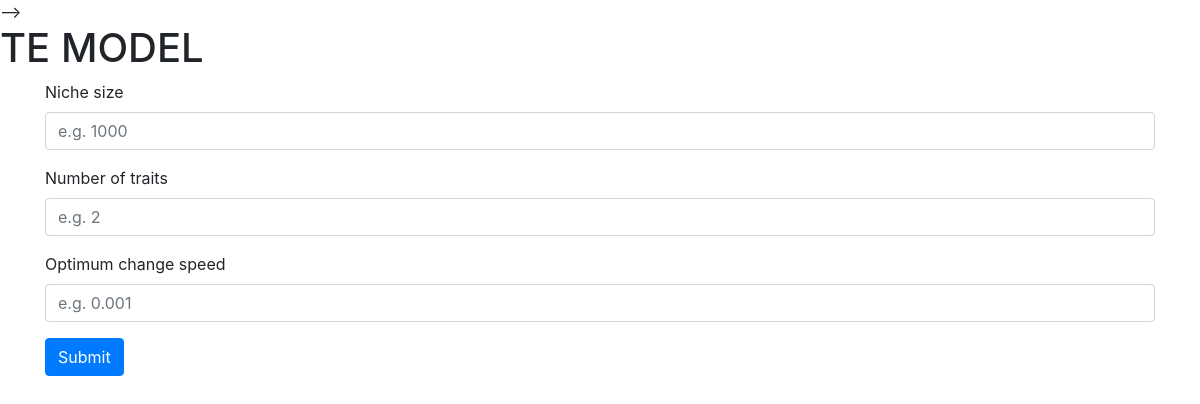
Before: / with the older database file.
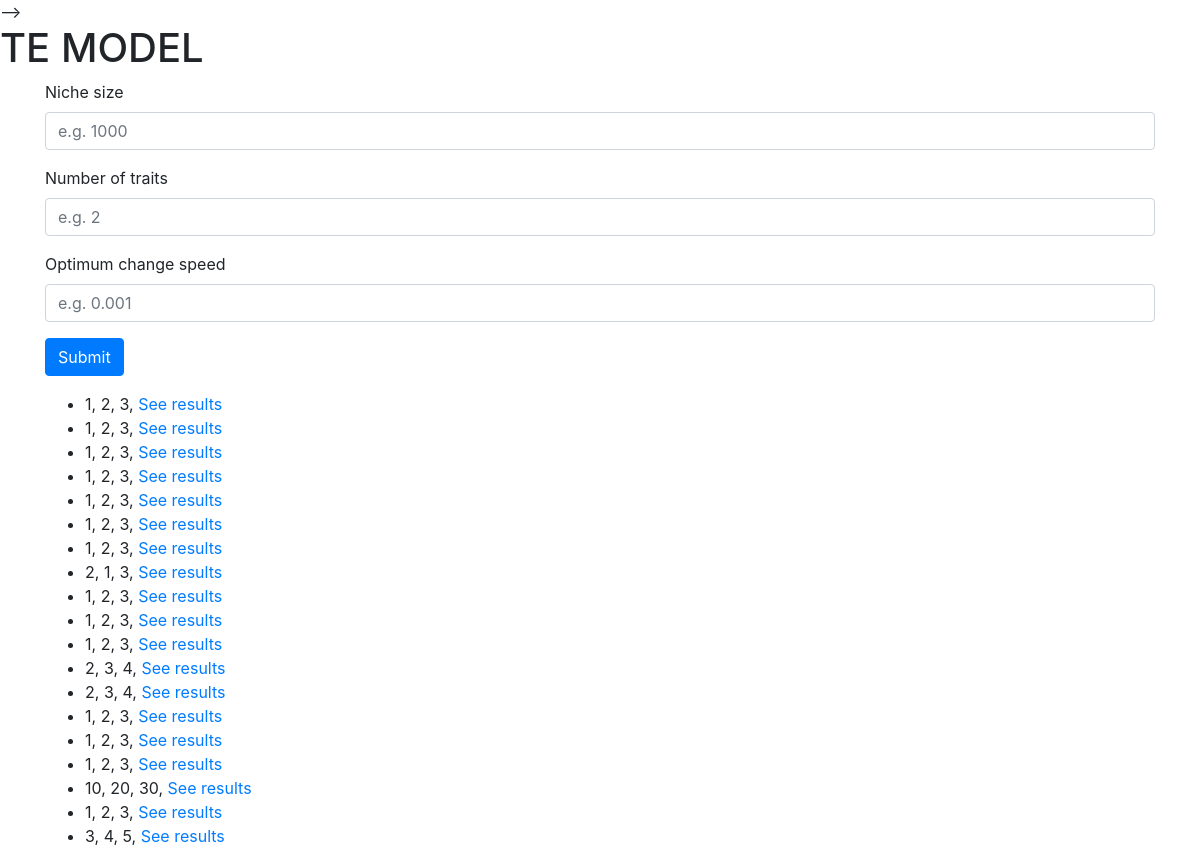
After: the same page with the newer database file.
### index.py (models this page shows)
class Task(db.Model):
    id = db.Column(db.Integer, primary_key = True)
    niche_size = db.Column(db.Integer)
    number_of_traits = db.Column(db.Integer)
    optimum_change_speed = db.Column(db.Integer)
    simulation_status = db.Column(db.Integer)

### index.py (the view, shortened to what this page needs)
@app.route('/', methods = ['GET', 'POST'])
def hello_world():
    tasks = Task.query.all()
    print(tasks)
    return render_template("index.html", zmienna = tasks)

### templates/index.html
{% extends "base.html" %}
{% block content %}
<div class="container">
<form method="POST">
  <div class="form-group">
    <label>Niche size</label>
    <input type="text" class="form-control" id="niche_size" name="niche_size"
    aria-describedby="emailHelp" placeholder="e.g. 1000">
  </div>
  <div class="form-group">
    <label>Number of traits</label>
    <input type="text" class="form-control" id="number_of_traits"
                                            name="number_of_traits"
    placeholder="e.g. 2">
  </div>
  <div class="form-group">
    <label>Optimum change speed</label>
    <input type="text" class="form-control" id="optimum_change_speed"
                                            name="optimum_change_speed"
    placeholder="e.g. 0.001">
  </div>
  <button type="submit" class="btn btn-primary">Submit</button>
</form>
<ul>
{% for el in zmienna %}
<li>{{el.niche_size}}, {{el.number_of_traits}}, {{el.optimum_change_speed}}, <a href="results/{{el.id}}">See results</a></li>
{% endfor %}
</ul>
</div>
{% endblock %}

### templates/base.html (shortened to what this page needs)
<html lang=en>
<head>
    <link rel="stylesheet" type="text/css" href="resources/style.css">
    <link rel="stylesheet"
        href="https://maxcdn.bootstrapcdn.com/bootstrap/4.0.0-alpha.6/css/bootstrap.min.css"
>
</head>
<body>
    <h1> TE MODEL </h1>
{% block content %}
{% endblock %}
</body>
</html>

Changed rows visible on the page:
added Task: niche_size "1", number_of_traits "2", optimum_change_speed "3"
added Task: niche_size "1", number_of_traits "2", optimum_change_speed "3"
added Task: niche_size "1", number_of_traits "2", optimum_change_speed "3"
added Task: niche_size "1", number_of_traits "2", optimum_change_speed "3"
added Task: niche_size "1", number_of_traits "2", optimum_change_speed "3"
added Task: niche_size "1", number_of_traits "2", optimum_change_speed "3"
added Task: niche_size "1", number_of_traits "2", optimum_change_speed "3"
added Task: niche_size "2", number_of_traits "1", optimum_change_speed "3"
added Task: niche_size "1", number_of_traits "2", optimum_change_speed "3"
added Task: niche_size "1", number_of_traits "2", optimum_change_speed "3"
added Task: niche_size "1", number_of_traits "2", optimum_change_speed "3"
added Task: niche_size "2", number_of_traits "3", optimum_change_speed "4"
added Task: niche_size "2", number_of_traits "3", optimum_change_speed "4"
added Task: niche_size "1", number_of_traits "2", optimum_change_speed "3"
added Task: niche_size "1", number_of_traits "2", optimum_change_speed "3"
added Task: niche_size "1", number_of_traits "2", optimum_change_speed "3"
added Task: niche_size "10", number_of_traits "20", optimum_change_speed "30"
added Task: niche_size "1", number_of_traits "2", optimum_change_speed "3"
added Task: niche_size "3", number_of_traits "4", optimum_change_speed "5"
